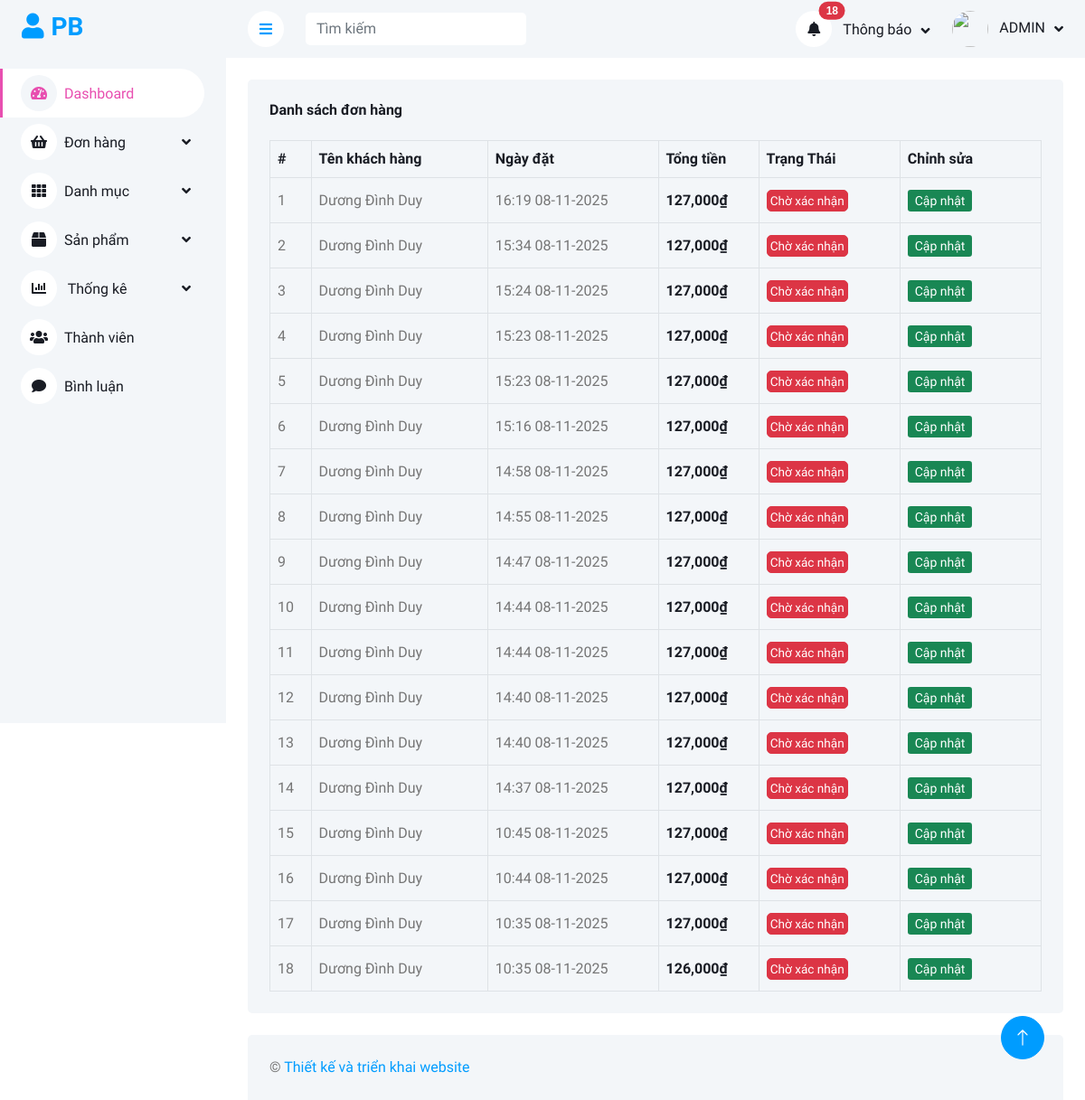
Screenshot of /admin/danh-sach-don-cho (signed in) with the database file from the repository.
### tables this page shows
CREATE TABLE `orders` (
  `order_id` int(11) NOT NULL,
  `user_id` int(11) NOT NULL,
  `date` datetime NOT NULL DEFAULT current_timestamp(),
  `total` int(11) NOT NULL,
  `address` varchar(255) NOT NULL,
  `phone` varchar(10) NOT NULL,
  `note` text NOT NULL,
  `payment_method` varchar(50) NOT NULL DEFAULT 'cod',
  `status` tinyint(1) NOT NULL DEFAULT 1,
  `momo_order_id` varchar(50) DEFAULT NULL
);

CREATE TABLE `users` (
  `user_id` int(11) NOT NULL,
  `username` varchar(100) NOT NULL COMMENT 'Tên đăng nhập',
  `password` varchar(255) NOT NULL,
  `full_name` varchar(255) NOT NULL COMMENT 'Họ tên',
  `image` varchar(255) NOT NULL,
  `email` varchar(255) NOT NULL,
  `phone` varchar(10) NOT NULL,
  `address` varchar(255) NOT NULL,
  `role` tinyint(1) NOT NULL DEFAULT 0 COMMENT '0 là khách hàng 1 là nhân viên',
  `active` tinyint(1) NOT NULL DEFAULT 1
);

### admin/models_admin/pdo_library.php (called while the page is built, shortened)
<?php
function pdo_query($sql){
    $sql_args = array_slice(func_get_args(), 1);
    try{
        $conn = pdo_get_connection();
        $stmt = $conn->prepare($sql);
        $stmt->execute($sql_args);
        $rows = $stmt->fetchAll();
        return $rows;
    }
    catch(PDOException $e){
        throw $e;
    }
    finally{
        unset($conn);
    }
}
?>

### admin/models_admin/OrderModel.php (called while the page is built, shortened)
<?php
    class OrderModel{
        public function select_orders_unconfirmed() {
            $sql = "
                    SELECT
                    orders.order_id,
                    orders.user_id,
                    orders.date AS order_date,
                    orders.total,
                    orders.address AS order_address,
                    orders.phone AS order_phone,
                    orders.note,
                    orders.status,
                    users.full_name,
                    users.email,
                    users.phone AS user_phone
                FROM
                    orders
                JOIN
                    users ON orders.user_id = users.user_id
                WHERE orders.status = 1
                ORDER BY orders.order_id DESC
            ";
            return pdo_query($sql);
        }
    }
?>

### admin/models_admin/BaseModel.php (called while the page is built, shortened)
<?php
    class BaseModel{
        public function date_format($date, $plus_day) {
            $datetime = new DateTime($date);
            return $formatted_date = $datetime->format('H:i d-m-Y');
        }
    }
    $BaseModel = new BaseModel();
?>

### admin/don-hang/unconfirmed.php (the view, shortened to what this page needs)
<?php
    $list_orders = $OrderModel->select_orders_unconfirmed();
?>
<div class="container-fluid pt-4 px-4">
    <div class="bg-light text-center rounded p-4">
        <div class="d-flex align-items-center justify-content-between mb-4">
            <h6 class="mb-0">Danh sách đơn hàng</h6>
        </div>
        <div class="table-responsive">
            <table class="table text-start align-middle table-bordered table-hover mb-0">
                <thead>
                    <tr class="text-dark">
                        <th scope="col">#</th>
                        <th scope="col">Tên khách hàng</th>
                        <th scope="col">Ngày đặt</th>
                        <th scope="col">Tổng tiền</th>
                        <th scope="col">Trạng Thái</th>
                        <th scope="col">Chỉnh sửa</th>
                    </tr>
                </thead>
                <tbody>
                    <?php
                    $i = 0;
                    foreach ($list_orders as $value) {
                        extract($value);
                        $i++;
                        $formatted_date = $BaseModel->date_format($order_date, '');
                        $order_status = '<a href="" class="btn btn-small btn-danger">Chờ xác nhận</a>';
                    ?>
                    <tr>
                        <td><?=$i?></td>
                        <td class="td-name">
                            <?=$full_name?>
                        </td>
                        <td class="td-date">
                            <?=$formatted_date?>
                        </td>
                        <td class="text-dark" style="font-weight: 600;">
                            <?=number_format($total)?>₫
                        </td>
                        <td class="td-responsive-2">
                            <?=$order_status?>
                        </td>
                        <td class="td-responsive-2">
                            <a class="btn-sm btn-success" href="index.php?quanli=cap-nhat-don-hang&id=<?=$order_id?>">Cập nhật</a>
                        </td>
                    </tr>
                    <?php
                    }
                    ?>
                </tbody>
            </table>
        </div>
    </div>
</div>

### admin/public_admin/css/style.css (style rules this page uses)
:root { --primary: #e84fb0; --light: #F3F6F9; --dark: #191C24; }
.btn { transition: .5s; }
.td-responsive-2 { min-width: 120px; max-width: 145px; }
.td-date { min-width: 145px; }
.td-name { min-width: 150px; }

### admin/public_admin/css/custom.css (style rules this page uses)
.btn-small { padding: .05rem 0.2rem; font-size: .85rem; }

### admin/don-hang/unconfirmed.php (style rules this page uses)
td { height: 50px; }

### rows the page displays
orders: user.full_name "Dương Đình Duy", date "16:19 08-11-2025", total "127,000"
orders: user.full_name "Dương Đình Duy", date "15:34 08-11-2025", total "127,000"
orders: user.full_name "Dương Đình Duy", date "15:24 08-11-2025", total "127,000"
orders: user.full_name "Dương Đình Duy", date "15:23 08-11-2025", total "127,000"
orders: user.full_name "Dương Đình Duy", date "15:23 08-11-2025", total "127,000"
orders: user.full_name "Dương Đình Duy", date "15:16 08-11-2025", total "127,000"
orders: user.full_name "Dương Đình Duy", date "14:58 08-11-2025", total "127,000"
orders: user.full_name "Dương Đình Duy", date "14:55 08-11-2025", total "127,000"
orders: user.full_name "Dương Đình Duy", date "14:47 08-11-2025", total "127,000"
orders: user.full_name "Dương Đình Duy", date "14:44 08-11-2025", total "127,000"
orders: user.full_name "Dương Đình Duy", date "14:44 08-11-2025", total "127,000"
orders: user.full_name "Dương Đình Duy", date "14:40 08-11-2025", total "127,000"
orders: user.full_name "Dương Đình Duy", date "14:40 08-11-2025", total "127,000"
orders: user.full_name "Dương Đình Duy", date "14:37 08-11-2025", total "127,000"
orders: user.full_name "Dương Đình Duy", date "10:45 08-11-2025", total "127,000"
orders: user.full_name "Dương Đình Duy", date "10:44 08-11-2025", total "127,000"
orders: user.full_name "Dương Đình Duy", date "10:35 08-11-2025", total "127,000"
orders: user.full_name "Dương Đình Duy", date "10:35 08-11-2025", total "126,000"

### other values shown
$count "18"
